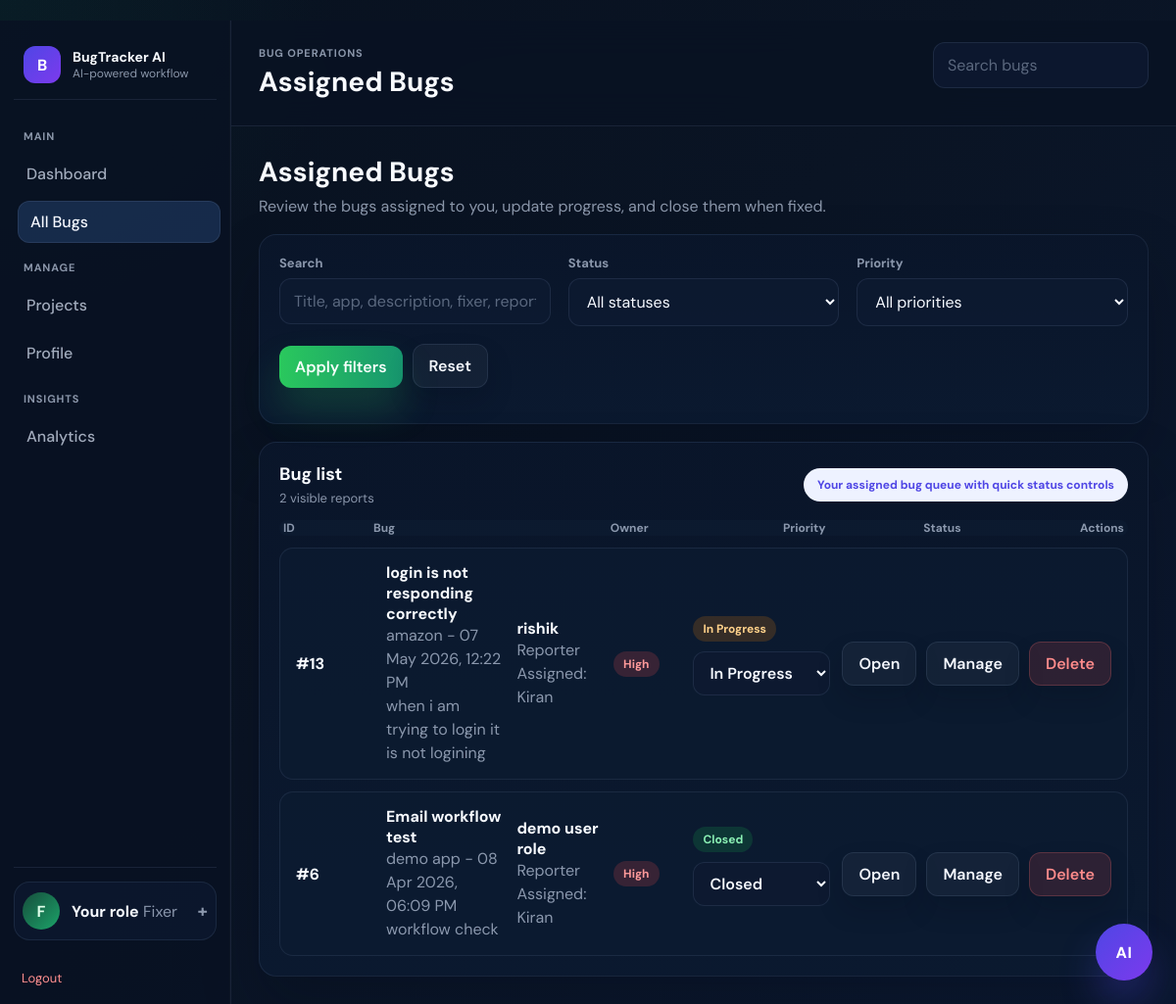
Screenshot of /view (signed in) with the database file from the repository.
### tables this page shows
CREATE TABLE bugs (
        id INTEGER PRIMARY KEY AUTOINCREMENT,
        title TEXT,
        description TEXT,
        priority TEXT,
        status TEXT,
        assigned_to TEXT,
        created_at TEXT
    , reporter TEXT, app_name TEXT, steps TEXT, expected_result TEXT, actual_result TEXT, contact TEXT, resolution_note TEXT, fixed_at TEXT, screenshot_path TEXT, ai_summary TEXT, ai_priority TEXT, ai_suspected_cause TEXT, ai_fix_plan TEXT, ai_repro_steps TEXT, ai_resolution_summary TEXT);

### app.py (the view)
@app.route("/view")
def view_bugs():
    if not is_logged_in():
        return redirect(url_for("login"))
    status_filter = request.args.get("status", "").strip()
    priority_filter = request.args.get("priority", "").strip()
    search_query = request.args.get("q", "").strip()
    fixer_filter = request.args.get("fixer", "").strip() if is_admin() else ""
    if is_admin():
        bugs = get_all_bugs(status_filter, priority_filter, fixer_filter, search_query)
        page_title = "Admin Bug Control"
        page_subtitle = "Manage all bug reports, assignments, statuses, and report activity in one place."
    elif is_fixer():
        bugs = get_bugs_for_fixer(session["user"], status_filter, priority_filter, search_query)
        page_title = "Assigned Bugs"
        page_subtitle = "Review the bugs assigned to you, update progress, and close them when fixed."
    else:
        bugs = get_bugs_for_reporter(session["user"], status_filter, priority_filter, search_query)
        page_title = "My Bug Reports"
        page_subtitle = "Track every bug you submitted, see who is fixing it, and check the latest status update."
    return render_template(
        "reports.html",
        bugs=bugs,
        reporter_cards=build_reporter_bug_cards(bugs) if session.get("role", "user") == "user" else [],
        role=session.get("role", "user"),
        page_title=page_title,
        page_subtitle=page_subtitle,
        fixers=get_fixers(),
        active_page="bugs",
        filters={
            "status": status_filter,
            "priority": priority_filter,
            "q": search_query,
            "fixer": fixer_filter
        }
    )

### app.py (called while the page is built)
def is_logged_in():
    return "user" in session

def is_fixer():
    return session.get("role") == "fixer"

def is_admin():
    return session.get("role") == "admin"

def format_display_name(username):
    if not username:
        return "Unassigned"
    if username in DISPLAY_NAME_MAP:
        return DISPLAY_NAME_MAP[username]
    cleaned = str(username).replace("_", " ").strip()
    return cleaned

def format_role_label(role):
    labels = {
        "admin": "Admin",
        "fixer": "Fixer",
        "user": "Reporter",
    }
    return labels.get(role, str(role).title())

@app.context_processor
def inject_display_helpers():
    return {
        "display_name": format_display_name,
        "role_label": format_role_label,
    }

### database.py (called while the page is built)
def get_connection():
    conn = sqlite3.connect(DB_NAME)
    conn.row_factory = sqlite3.Row
    return conn

def get_fixers():
    conn = get_connection()
    cursor = conn.cursor()
    cursor.execute("SELECT * FROM users WHERE role='fixer' ORDER BY username")
    users = cursor.fetchall()
    conn.close()
    return users

def get_bugs_for_fixer(username, status_filter="", priority_filter="", search_query=""):
    conn = get_connection()
    cursor = conn.cursor()
    query = "SELECT * FROM bugs WHERE assigned_to=?"
    params = [username]
    if status_filter:
        query += " AND status=?"
        params.append(status_filter)
    if priority_filter:
        query += " AND priority=?"
        params.append(priority_filter)
    if search_query:
        query += " AND (title LIKE ? OR app_name LIKE ? OR description LIKE ? OR reporter LIKE ?)"
        like_query = f"%{search_query}%"
        params.extend([like_query, like_query, like_query, like_query])
    query += " ORDER BY id DESC"
    cursor.execute(query, params)
    bugs = cursor.fetchall()
    conn.close()
    return bugs

### templates/reports.html (shortened to what this page needs)
﻿{% extends "base.html" %}
{% block page_title %}{{ page_title }}{% endblock %}
{% block content %}
<div class="page-header">
    <h2>{{ page_title }}</h2>
    <p>{{ page_subtitle }}</p>
</div>
<section class="card">
    <form method="GET" class="form-grid three-col">
        <div class="field">
            <label>Search</label>
            <input class="input" type="text" name="q" value="{{ filters.q }}" placeholder="Title, app, description, fixer, reporter">
        </div>
        <div class="field">
            <label>Status</label>
            <select class="select" name="status">
                <option value="">All statuses</option>
            </select>
        </div>
        <div class="field">
            <label>Priority</label>
            <select class="select" name="priority">
                <option value="">All priorities</option>
            </select>
        </div>
        <div class="form-actions" style="align-items:end;">
            <button class="btn btn-primary" type="submit">Apply filters</button>
            <a class="btn btn-ghost" href="{{ url_for('view_bugs') }}">Reset</a>
        </div>
    </form>
</section>
<section class="list-card {% if role == 'user' %}reporter-tracker-shell{% endif %}" style="margin-top:18px;">
    <div class="table-toolbar">
        <div>
            <h3 class="card-title">{% if role == "user" %}Tracking board{% else %}Bug list{% endif %}</h3>
            <p class="card-subtitle">{{ bugs|length }} visible reports</p>
        </div>
        {% if role == "fixer" %}
        <div class="queue-chip">Your assigned bug queue with quick status controls</div>
        {% elif role == "user" %}
        <div class="queue-chip">Follow each report from creation to closure</div>
        {% endif %}
    </div>
    {% if role == "user" %}
    <div class="reporter-card-grid">
        {% for item in reporter_cards %}
        <article class="reporter-ticket-card">
            <div class="reporter-ticket-head">
                <div>
                    <div class="eyebrow">Bug #{{ item.bug["id"] }}</div>
                    <h4>{{ item.bug["title"] or "Bug report" }}</h4>
                </div>
                <span class="badge badge-{{ item.bug['status']|lower|replace(' ', '-') }}">{{ item.bug["status"] }}</span>
            </div>
            <div class="meta-copy">{{ item.bug["app_name"] or "General project" }} • {{ item.bug["created_at"] }}</div>
            <p class="desc-copy">{{ item.bug["description"] }}</p>
            <div class="reporter-progress-strip">
                <div class="reporter-progress-head">
                    <span>Workflow progress</span>
                    <strong>{{ item.progress_percent }}%</strong>
                </div>
                <div class="bar-track reporter-progress-track">
                    <div class="bar-fill reporter-progress-fill" style="width: {{ item.progress_percent }}%;"></div>
                </div>
            </div>
            <div class="reporter-steps">
                {% for step in item.steps %}
                <div class="reporter-step {% if step.active %}active{% endif %} {% if step.current %}current{% endif %}">
                    <span></span>
                    <strong>{{ step.label }}</strong>
                </div>
                {% endfor %}
            </div>
            <div class="reporter-ticket-meta">
                <div class="reporter-meta-card">
                    <span>Assigned fixer</span>
                    <strong>{{ display_name(item.bug["assigned_to"]) }}</strong>
                </div>
                <div class="reporter-meta-card">
                    <span>Priority</span>
                    <strong>{{ item.bug["priority"] }}</strong>
                </div>
                <div class="reporter-meta-card">
                    <span>Next step</span>
                    <strong class="reporter-next-step">{{ item.next_step }}</strong>
                </div>
            </div>
            <div class="reporter-update-card">
                <span>Latest update</span>
                <p>{{ item.last_update }}</p>
                <div class="meta-copy">{{ item.last_update_at }}</div>
            </div>
            {% if item.events %}
            <div class="reporter-mini-timeline">
                {% for event in item.events %}
                <div class="reporter-mini-event">
                    <strong>{{ event["event_type"]|replace("_", " ")|title }}</strong>
                    <span>{{ event["created_at"] }}</span>
                </div>
                {% endfor %}
            </div>
            {% endif %}
            <div class="inline-actions">
                <a class="btn btn-ghost" href="{{ url_for('bug_detail', id=item.bug['id']) }}">Open details</a>
            </div>
        </article>
        {% else %}
        <div class="empty-state">No bug reports matched your filters.</div>
        {% endfor %}
    </div>
    {% else %}
    <div class="table-list">
        <div class="table-row table-head">
            <div>ID</div>
            <div>Bug</div>
            <div>Owner</div>
            <div>Priority</div>
            <div>Status</div>
            <div>Actions</div>
        </div>
        {% for bug in bugs %}
        <div class="table-row bug-row-card">
            <div><strong>#{{ bug["id"] }}</strong></div>
            <div>
                <strong>{{ bug["title"] or "Bug report" }}</strong>
                <div class="meta-copy">{{ bug["app_name"] or "General" }} - {{ bug["created_at"] }}</div>
                <div class="desc-copy">{{ bug["description"] }}</div>
            </div>
            <div>
                {% if role == "fixer" %}
                <strong>{{ display_name(bug["reporter"]) }}</strong>
                <div class="meta-copy">Reporter</div>
                <div class="meta-copy">Assigned: {{ display_name(bug["assigned_to"]) }}</div>
                {% else %}
                <strong>{{ display_name(bug["assigned_to"]) }}</strong>
                <div class="meta-copy">Fixer</div>
                {% endif %}
            </div>
            <div><span class="badge badge-{{ bug['priority']|lower }}">{{ bug["priority"] }}</span></div>
            <div>
                <span class="badge badge-{{ bug['status']|lower|replace(' ', '-') }}">{{ bug["status"] }}</span>
                {% if role in ["fixer", "admin"] %}
                <form method="POST" action="{{ url_for('update_bug_status', id=bug['id']) }}" class="quick-status-form">
                    <select class="quick-status-select" name="status" onchange="this.form.submit()">
                        {% for status in ["Open", "In Progress", "Resolved", "Closed"] %}
                        <option value="{{ status }}" {% if bug["status"] == status %}selected{% endif %}>{{ status }}</option>
                        {% endfor %}
                    </select>
                </form>
                {% endif %}
            </div>
            <div class="inline-actions">
                <a class="btn btn-ghost" href="{{ url_for('bug_detail', id=bug['id']) }}">Open</a>
                {% if role in ["fixer", "admin"] %}
                <a class="btn" href="{{ url_for('edit_bug', id=bug['id']) }}">Manage</a>
                {% endif %}
                <a class="btn btn-danger" href="{{ url_for('delete_bug', id=bug['id']) }}">Delete</a>
            </div>
        </div>
        {% else %}
        <div class="empty-state">No bug reports matched your filters.</div>
        {% endfor %}
    </div>
    {% endif %}
</section>
{% endblock %}

### rows the page displays
bugs: id "13", title "login is not responding correctly", app_name "amazon", created_at "07 May 2026, 12:22 PM", description "when i am trying to login it is not logining", reporter "rishik", assigned_to "Kiran", priority "High", status "In Progress"
bugs: id "6", title "Email workflow test", app_name "demo app", created_at "08 Apr 2026, 06:09 PM", description "workflow check", reporter "demo user role", assigned_to "Kiran", priority "High", status "Closed"

### other values shown
{{ role_label(role)[0] }} "F"
{{ role_label(role) }} "Fixer"
{{ page_title }} "Assigned Bugs"
{{ page_subtitle }} "Review the bugs assigned to you, update progress, and close them when fixed."
{{ bugs|length }} "2"
